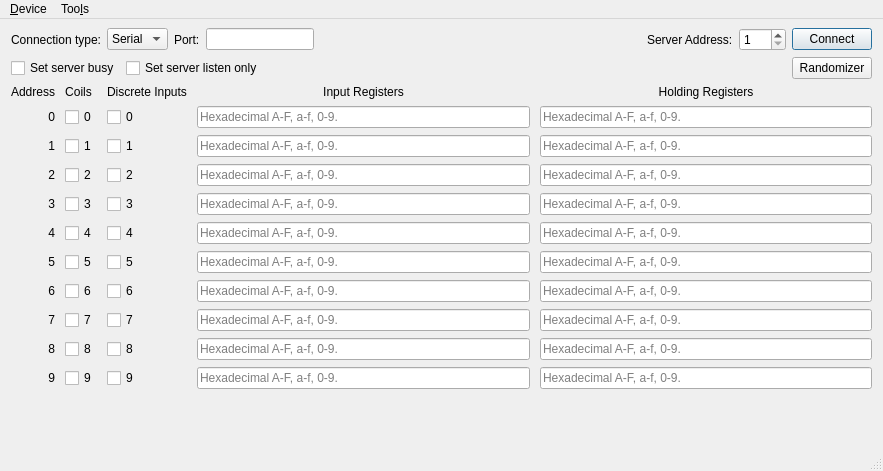
<?xml version="1.0" encoding="UTF-8"?>
<ui version="4.0">
 <class>MainWindow</class>
 <widget class="QMainWindow" name="MainWindow">
  <property name="geometry">
   <rect>
    <x>0</x>
    <y>0</y>
    <width>883</width>
    <height>471</height>
   </rect>
  </property>
  <property name="windowTitle">
   <string>Modbus Server Example</string>
  </property>
  <widget class="QWidget" name="centralWidget">
   <layout class="QVBoxLayout" name="verticalLayout">
    <property name="topMargin">
     <number>9</number>
    </property>
    <property name="bottomMargin">
     <number>0</number>
    </property>
    <item>
     <layout class="QGridLayout" name="gridLayout">
      <item row="0" column="5">
       <widget class="QLabel" name="label_27">
        <property name="sizePolicy">
         <sizepolicy hsizetype="Maximum" vsizetype="Preferred">
          <horstretch>0</horstretch>
          <verstretch>0</verstretch>
         </sizepolicy>
        </property>
        <property name="text">
         <string>Server Address:</string>
        </property>
       </widget>
      </item>
      <item row="0" column="7">
       <widget class="QPushButton" name="connectButton">
        <property name="sizePolicy">
         <sizepolicy hsizetype="Maximum" vsizetype="Fixed">
          <horstretch>0</horstretch>
          <verstretch>0</verstretch>
         </sizepolicy>
        </property>
        <property name="text">
         <string>Connect</string>
        </property>
        <property name="checkable">
         <bool>false</bool>
        </property>
        <property name="autoDefault">
         <bool>false</bool>
        </property>
        <property name="default">
         <bool>true</bool>
        </property>
       </widget>
      </item>
      <item row="0" column="6">
       <widget class="QSpinBox" name="serverEdit">
        <property name="sizePolicy">
         <sizepolicy hsizetype="Maximum" vsizetype="Fixed">
          <horstretch>0</horstretch>
          <verstretch>0</verstretch>
         </sizepolicy>
        </property>
        <property name="minimum">
         <number>1</number>
        </property>
        <property name="maximum">
         <number>247</number>
        </property>
       </widget>
      </item>
      <item row="0" column="4">
       <spacer name="horizontalSpacer">
        <property name="orientation">
         <enum>Qt::Horizontal</enum>
        </property>
        <property name="sizeHint" stdset="0">
         <size>
          <width>40</width>
          <height>20</height>
         </size>
        </property>
       </spacer>
      </item>
      <item row="0" column="1">
       <widget class="QComboBox" name="connectType">
        <item>
         <property name="text">
          <string>Serial</string>
         </property>
        </item>
        <item>
         <property name="text">
          <string>TCP</string>
         </property>
        </item>
       </widget>
      </item>
      <item row="0" column="2">
       <widget class="QLabel" name="label_2">
        <property name="sizePolicy">
         <sizepolicy hsizetype="Maximum" vsizetype="Preferred">
          <horstretch>0</horstretch>
          <verstretch>0</verstretch>
         </sizepolicy>
        </property>
        <property name="text">
         <string>Port:</string>
        </property>
       </widget>
      </item>
      <item row="0" column="0">
       <widget class="QLabel" name="label">
        <property name="text">
         <string>Connection type:</string>
        </property>
       </widget>
      </item>
      <item row="0" column="3">
       <widget class="QLineEdit" name="portEdit">
        <property name="sizePolicy">
         <sizepolicy hsizetype="Preferred" vsizetype="Fixed">
          <horstretch>0</horstretch>
          <verstretch>0</verstretch>
         </sizepolicy>
        </property>
       </widget>
      </item>
     </layout>
    </item>
    <item>
     <layout class="QHBoxLayout" name="horizontalLayout">
      <item>
       <widget class="QCheckBox" name="setBusyBox">
        <property name="text">
         <string>Set server busy</string>
        </property>
       </widget>
      </item>
      <item>
       <widget class="QCheckBox" name="listenOnlyBox">
        <property name="text">
         <string>Set server listen only</string>
        </property>
       </widget>
      </item>
      <item>
       <spacer name="horizontalSpacer_2">
        <property name="orientation">
         <enum>Qt::Horizontal</enum>
        </property>
        <property name="sizeHint" stdset="0">
         <size>
          <width>40</width>
          <height>20</height>
         </size>
        </property>
       </spacer>
      </item>
      <item>
       <widget class="QPushButton" name="randomizer">
        <property name="text">
         <string>Randomizer</string>
        </property>
        <property name="checkable">
         <bool>true</bool>
        </property>
       </widget>
      </item>
     </layout>
    </item>
    <item>
     <spacer name="verticalSpacer">
      <property name="orientation">
       <enum>Qt::Vertical</enum>
      </property>
      <property name="sizeType">
       <enum>QSizePolicy::Maximum</enum>
      </property>
      <property name="sizeHint" stdset="0">
       <size>
        <width>20</width>
        <height>0</height>
       </size>
      </property>
     </spacer>
    </item>
    <item>
     <layout class="QGridLayout" name="gridLayout_2" rowstretch="0,0,0,0,0,0,0,0,0,0,0" columnstretch="0,0,0,0,0">
      <property name="sizeConstraint">
       <enum>QLayout::SetDefaultConstraint</enum>
      </property>
      <property name="bottomMargin">
       <number>0</number>
      </property>
      <property name="horizontalSpacing">
       <number>10</number>
      </property>
      <property name="verticalSpacing">
       <number>7</number>
      </property>
      <item row="0" column="2">
       <widget class="QLabel" name="discreteInputs">
        <property name="text">
         <string>Discrete Inputs</string>
        </property>
        <property name="alignment">
         <set>Qt::AlignCenter</set>
        </property>
       </widget>
      </item>
      <item row="0" column="1">
       <widget class="QLabel" name="coils">
        <property name="sizePolicy">
         <sizepolicy hsizetype="Maximum" vsizetype="Preferred">
          <horstretch>0</horstretch>
          <verstretch>0</verstretch>
         </sizepolicy>
        </property>
        <property name="text">
         <string>Coils</string>
        </property>
        <property name="alignment">
         <set>Qt::AlignCenter</set>
        </property>
       </widget>
      </item>
      <item row="10" column="3">
       <widget class="QLineEdit" name="inReg_9">
        <property name="maxLength">
         <number>32767</number>
        </property>
        <property name="placeholderText">
         <string>Hexadecimal A-F, a-f, 0-9.</string>
        </property>
       </widget>
      </item>
      <item row="10" column="4">
       <widget class="QLineEdit" name="holdReg_9">
        <property name="maxLength">
         <number>32767</number>
        </property>
        <property name="placeholderText">
         <string>Hexadecimal A-F, a-f, 0-9.</string>
        </property>
       </widget>
      </item>
      <item row="6" column="0">
       <widget class="QLabel" name="label_12">
        <property name="text">
         <string>5</string>
        </property>
        <property name="alignment">
         <set>Qt::AlignRight|Qt::AlignTrailing|Qt::AlignVCenter</set>
        </property>
       </widget>
      </item>
      <item row="6" column="1">
       <widget class="QCheckBox" name="coils_5">
        <property name="sizePolicy">
         <sizepolicy hsizetype="Maximum" vsizetype="Fixed">
          <horstretch>0</horstretch>
          <verstretch>0</verstretch>
         </sizepolicy>
        </property>
        <property name="text">
         <string>5</string>
        </property>
       </widget>
      </item>
      <item row="6" column="2">
       <widget class="QCheckBox" name="disc_5">
        <property name="text">
         <string>5</string>
        </property>
       </widget>
      </item>
      <item row="6" column="3">
       <widget class="QLineEdit" name="inReg_5">
        <property name="maxLength">
         <number>32767</number>
        </property>
        <property name="placeholderText">
         <string>Hexadecimal A-F, a-f, 0-9.</string>
        </property>
       </widget>
      </item>
      <item row="6" column="4">
       <widget class="QLineEdit" name="holdReg_5">
        <property name="maxLength">
         <number>32767</number>
        </property>
        <property name="placeholderText">
         <string>Hexadecimal A-F, a-f, 0-9.</string>
        </property>
       </widget>
      </item>
      <item row="7" column="0">
       <widget class="QLabel" name="label_13">
        <property name="text">
         <string>6</string>
        </property>
        <property name="alignment">
         <set>Qt::AlignRight|Qt::AlignTrailing|Qt::AlignVCenter</set>
        </property>
       </widget>
      </item>
      <item row="7" column="1">
       <widget class="QCheckBox" name="coils_6">
        <property name="sizePolicy">
         <sizepolicy hsizetype="Maximum" vsizetype="Fixed">
          <horstretch>0</horstretch>
          <verstretch>0</verstretch>
         </sizepolicy>
        </property>
        <property name="text">
         <string>6</string>
        </property>
       </widget>
      </item>
      <item row="7" column="2">
       <widget class="QCheckBox" name="disc_6">
        <property name="text">
         <string>6</string>
        </property>
       </widget>
      </item>
      <item row="7" column="3">
       <widget class="QLineEdit" name="inReg_6">
        <property name="maxLength">
         <number>32767</number>
        </property>
        <property name="placeholderText">
         <string>Hexadecimal A-F, a-f, 0-9.</string>
        </property>
       </widget>
      </item>
      <item row="7" column="4">
       <widget class="QLineEdit" name="holdReg_6">
        <property name="maxLength">
         <number>32767</number>
        </property>
        <property name="placeholderText">
         <string>Hexadecimal A-F, a-f, 0-9.</string>
        </property>
       </widget>
      </item>
      <item row="8" column="0">
       <widget class="QLabel" name="label_14">
        <property name="text">
         <string>7</string>
        </property>
        <property name="alignment">
         <set>Qt::AlignRight|Qt::AlignTrailing|Qt::AlignVCenter</set>
        </property>
       </widget>
      </item>
      <item row="8" column="1">
       <widget class="QCheckBox" name="coils_7">
        <property name="sizePolicy">
         <sizepolicy hsizetype="Maximum" vsizetype="Fixed">
          <horstretch>0</horstretch>
          <verstretch>0</verstretch>
         </sizepolicy>
        </property>
        <property name="text">
         <string>7</string>
        </property>
       </widget>
      </item>
      <item row="8" column="2">
       <widget class="QCheckBox" name="disc_7">
        <property name="text">
         <string>7</string>
        </property>
       </widget>
      </item>
      <item row="4" column="1">
       <widget class="QCheckBox" name="coils_3">
        <property name="sizePolicy">
         <sizepolicy hsizetype="Maximum" vsizetype="Fixed">
          <horstretch>0</horstretch>
          <verstretch>0</verstretch>
         </sizepolicy>
        </property>
        <property name="text">
         <string>3</string>
        </property>
       </widget>
      </item>
      <item row="4" column="2">
       <widget class="QCheckBox" name="disc_3">
        <property name="text">
         <string>3</string>
        </property>
       </widget>
      </item>
      <item row="5" column="1">
       <widget class="QCheckBox" name="coils_4">
        <property name="sizePolicy">
         <sizepolicy hsizetype="Maximum" vsizetype="Fixed">
          <horstretch>0</horstretch>
          <verstretch>0</verstretch>
         </sizepolicy>
        </property>
        <property name="text">
         <string>4</string>
        </property>
       </widget>
      </item>
      <item row="5" column="2">
       <widget class="QCheckBox" name="disc_4">
        <property name="text">
         <string>4</string>
        </property>
       </widget>
      </item>
      <item row="5" column="3">
       <widget class="QLineEdit" name="inReg_4">
        <property name="maxLength">
         <number>32767</number>
        </property>
        <property name="placeholderText">
         <string>Hexadecimal A-F, a-f, 0-9.</string>
        </property>
       </widget>
      </item>
      <item row="5" column="4">
       <widget class="QLineEdit" name="holdReg_4">
        <property name="maxLength">
         <number>32767</number>
        </property>
        <property name="placeholderText">
         <string>Hexadecimal A-F, a-f, 0-9.</string>
        </property>
       </widget>
      </item>
      <item row="1" column="0">
       <widget class="QLabel" name="label_21">
        <property name="text">
         <string>0</string>
        </property>
        <property name="alignment">
         <set>Qt::AlignRight|Qt::AlignTrailing|Qt::AlignVCenter</set>
        </property>
       </widget>
      </item>
      <item row="0" column="0">
       <widget class="QLabel" name="address">
        <property name="text">
         <string>Address</string>
        </property>
        <property name="alignment">
         <set>Qt::AlignCenter</set>
        </property>
       </widget>
      </item>
      <item row="4" column="0">
       <widget class="QLabel" name="label_11">
        <property name="text">
         <string>3</string>
        </property>
        <property name="alignment">
         <set>Qt::AlignRight|Qt::AlignTrailing|Qt::AlignVCenter</set>
        </property>
       </widget>
      </item>
      <item row="8" column="3">
       <widget class="QLineEdit" name="inReg_7">
        <property name="maxLength">
         <number>32767</number>
        </property>
        <property name="placeholderText">
         <string>Hexadecimal A-F, a-f, 0-9.</string>
        </property>
       </widget>
      </item>
      <item row="8" column="4">
       <widget class="QLineEdit" name="holdReg_7">
        <property name="maxLength">
         <number>32767</number>
        </property>
        <property name="placeholderText">
         <string>Hexadecimal A-F, a-f, 0-9.</string>
        </property>
       </widget>
      </item>
      <item row="9" column="0">
       <widget class="QLabel" name="label_15">
        <property name="text">
         <string>8</string>
        </property>
        <property name="alignment">
         <set>Qt::AlignRight|Qt::AlignTrailing|Qt::AlignVCenter</set>
        </property>
       </widget>
      </item>
      <item row="9" column="1">
       <widget class="QCheckBox" name="coils_8">
        <property name="sizePolicy">
         <sizepolicy hsizetype="Maximum" vsizetype="Fixed">
          <horstretch>0</horstretch>
          <verstretch>0</verstretch>
         </sizepolicy>
        </property>
        <property name="text">
         <string>8</string>
        </property>
       </widget>
      </item>
      <item row="4" column="3">
       <widget class="QLineEdit" name="inReg_3">
        <property name="maxLength">
         <number>32767</number>
        </property>
        <property name="placeholderText">
         <string>Hexadecimal A-F, a-f, 0-9.</string>
        </property>
       </widget>
      </item>
      <item row="4" column="4">
       <widget class="QLineEdit" name="holdReg_3">
        <property name="maxLength">
         <number>32767</number>
        </property>
        <property name="placeholderText">
         <string>Hexadecimal A-F, a-f, 0-9.</string>
        </property>
       </widget>
      </item>
      <item row="5" column="0">
       <widget class="QLabel" name="label_8">
        <property name="text">
         <string>4</string>
        </property>
        <property name="alignment">
         <set>Qt::AlignRight|Qt::AlignTrailing|Qt::AlignVCenter</set>
        </property>
       </widget>
      </item>
      <item row="9" column="2">
       <widget class="QCheckBox" name="disc_8">
        <property name="text">
         <string>8</string>
        </property>
       </widget>
      </item>
      <item row="9" column="3">
       <widget class="QLineEdit" name="inReg_8">
        <property name="maxLength">
         <number>32767</number>
        </property>
        <property name="placeholderText">
         <string>Hexadecimal A-F, a-f, 0-9.</string>
        </property>
       </widget>
      </item>
      <item row="9" column="4">
       <widget class="QLineEdit" name="holdReg_8">
        <property name="maxLength">
         <number>32767</number>
        </property>
        <property name="placeholderText">
         <string>Hexadecimal A-F, a-f, 0-9.</string>
        </property>
       </widget>
      </item>
      <item row="10" column="0">
       <widget class="QLabel" name="label_16">
        <property name="text">
         <string>9</string>
        </property>
        <property name="alignment">
         <set>Qt::AlignRight|Qt::AlignTrailing|Qt::AlignVCenter</set>
        </property>
       </widget>
      </item>
      <item row="10" column="1">
       <widget class="QCheckBox" name="coils_9">
        <property name="sizePolicy">
         <sizepolicy hsizetype="Maximum" vsizetype="Fixed">
          <horstretch>0</horstretch>
          <verstretch>0</verstretch>
         </sizepolicy>
        </property>
        <property name="text">
         <string>9</string>
        </property>
       </widget>
      </item>
      <item row="10" column="2">
       <widget class="QCheckBox" name="disc_9">
        <property name="text">
         <string>9</string>
        </property>
       </widget>
      </item>
      <item row="2" column="1">
       <widget class="QCheckBox" name="coils_1">
        <property name="sizePolicy">
         <sizepolicy hsizetype="Maximum" vsizetype="Fixed">
          <horstretch>0</horstretch>
          <verstretch>0</verstretch>
         </sizepolicy>
        </property>
        <property name="text">
         <string>1</string>
        </property>
       </widget>
      </item>
      <item row="2" column="3">
       <widget class="QLineEdit" name="inReg_1">
        <property name="maxLength">
         <number>32767</number>
        </property>
        <property name="placeholderText">
         <string>Hexadecimal A-F, a-f, 0-9.</string>
        </property>
       </widget>
      </item>
      <item row="2" column="4">
       <widget class="QLineEdit" name="holdReg_1">
        <property name="maxLength">
         <number>32767</number>
        </property>
        <property name="placeholderText">
         <string>Hexadecimal A-F, a-f, 0-9.</string>
        </property>
       </widget>
      </item>
      <item row="1" column="1">
       <widget class="QCheckBox" name="coils_0">
        <property name="sizePolicy">
         <sizepolicy hsizetype="Maximum" vsizetype="Fixed">
          <horstretch>0</horstretch>
          <verstretch>0</verstretch>
         </sizepolicy>
        </property>
        <property name="text">
         <string>0</string>
        </property>
       </widget>
      </item>
      <item row="1" column="2">
       <widget class="QCheckBox" name="disc_0">
        <property name="text">
         <string>0</string>
        </property>
       </widget>
      </item>
      <item row="0" column="3">
       <widget class="QLabel" name="inputRegisters">
        <property name="text">
         <string>Input Registers</string>
        </property>
        <property name="scaledContents">
         <bool>false</bool>
        </property>
        <property name="alignment">
         <set>Qt::AlignCenter</set>
        </property>
       </widget>
      </item>
      <item row="1" column="3">
       <widget class="QLineEdit" name="inReg_0">
        <property name="sizePolicy">
         <sizepolicy hsizetype="Expanding" vsizetype="Fixed">
          <horstretch>0</horstretch>
          <verstretch>0</verstretch>
         </sizepolicy>
        </property>
        <property name="maxLength">
         <number>32767</number>
        </property>
        <property name="placeholderText">
         <string>Hexadecimal A-F, a-f, 0-9.</string>
        </property>
       </widget>
      </item>
      <item row="1" column="4">
       <widget class="QLineEdit" name="holdReg_0">
        <property name="maxLength">
         <number>32767</number>
        </property>
        <property name="placeholderText">
         <string>Hexadecimal A-F, a-f, 0-9.</string>
        </property>
       </widget>
      </item>
      <item row="2" column="0">
       <widget class="QLabel" name="label_22">
        <property name="text">
         <string>1</string>
        </property>
        <property name="alignment">
         <set>Qt::AlignRight|Qt::AlignTrailing|Qt::AlignVCenter</set>
        </property>
       </widget>
      </item>
      <item row="2" column="2">
       <widget class="QCheckBox" name="disc_1">
        <property name="text">
         <string>1</string>
        </property>
       </widget>
      </item>
      <item row="3" column="2">
       <widget class="QCheckBox" name="disc_2">
        <property name="text">
         <string>2</string>
        </property>
       </widget>
      </item>
      <item row="3" column="0">
       <widget class="QLabel" name="label_23">
        <property name="text">
         <string>2</string>
        </property>
        <property name="alignment">
         <set>Qt::AlignRight|Qt::AlignTrailing|Qt::AlignVCenter</set>
        </property>
       </widget>
      </item>
      <item row="3" column="1">
       <widget class="QCheckBox" name="coils_2">
        <property name="sizePolicy">
         <sizepolicy hsizetype="Maximum" vsizetype="Fixed">
          <horstretch>0</horstretch>
          <verstretch>0</verstretch>
         </sizepolicy>
        </property>
        <property name="text">
         <string>2</string>
        </property>
       </widget>
      </item>
      <item row="3" column="4">
       <widget class="QLineEdit" name="holdReg_2">
        <property name="maxLength">
         <number>32767</number>
        </property>
        <property name="placeholderText">
         <string>Hexadecimal A-F, a-f, 0-9.</string>
        </property>
       </widget>
      </item>
      <item row="3" column="3">
       <widget class="QLineEdit" name="inReg_2">
        <property name="maxLength">
         <number>32767</number>
        </property>
        <property name="placeholderText">
         <string>Hexadecimal A-F, a-f, 0-9.</string>
        </property>
       </widget>
      </item>
      <item row="0" column="4">
       <widget class="QLabel" name="holdingRegisters">
        <property name="text">
         <string>Holding Registers</string>
        </property>
        <property name="alignment">
         <set>Qt::AlignCenter</set>
        </property>
       </widget>
      </item>
     </layout>
    </item>
    <item>
     <spacer name="verticalSpacer_2">
      <property name="orientation">
       <enum>Qt::Vertical</enum>
      </property>
      <property name="sizeType">
       <enum>QSizePolicy::MinimumExpanding</enum>
      </property>
      <property name="sizeHint" stdset="0">
       <size>
        <width>20</width>
        <height>0</height>
       </size>
      </property>
     </spacer>
    </item>
   </layout>
  </widget>
  <widget class="QStatusBar" name="statusBar"/>
  <widget class="QMenuBar" name="menuBar">
   <property name="geometry">
    <rect>
     <x>0</x>
     <y>0</y>
     <width>883</width>
     <height>22</height>
    </rect>
   </property>
   <widget class="QMenu" name="menu_Device">
    <property name="title">
     <string>&amp;Device</string>
    </property>
    <addaction name="actionConnect"/>
    <addaction name="actionDisconnect"/>
    <addaction name="separator"/>
    <addaction name="actionExit"/>
   </widget>
   <widget class="QMenu" name="menuToo_ls">
    <property name="title">
     <string>Too&amp;ls</string>
    </property>
    <addaction name="actionOptions"/>
   </widget>
   <addaction name="menu_Device"/>
   <addaction name="menuToo_ls"/>
  </widget>
  <action name="actionConnect">
   <property name="icon">
    <iconset resource="device-simulator.qrc">
     <normaloff>:/images/connect.png</normaloff>:/images/connect.png</iconset>
   </property>
   <property name="text">
    <string>&amp;Connect</string>
   </property>
  </action>
  <action name="actionDisconnect">
   <property name="icon">
    <iconset resource="device-simulator.qrc">
     <normaloff>:/images/disconnect.png</normaloff>:/images/disconnect.png</iconset>
   </property>
   <property name="text">
    <string>&amp;Disconnect</string>
   </property>
  </action>
  <action name="actionExit">
   <property name="icon">
    <iconset resource="device-simulator.qrc">
     <normaloff>:/images/application-exit.png</normaloff>:/images/application-exit.png</iconset>
   </property>
   <property name="text">
    <string>&amp;Quit</string>
   </property>
  </action>
  <action name="actionOptions">
   <property name="icon">
    <iconset resource="device-simulator.qrc">
     <normaloff>:/images/settings.png</normaloff>:/images/settings.png</iconset>
   </property>
   <property name="text">
    <string>&amp;Options</string>
   </property>
  </action>
 </widget>
 <layoutdefault spacing="6" margin="11"/>
 <tabstops>
  <tabstop>connectType</tabstop>
  <tabstop>portEdit</tabstop>
  <tabstop>serverEdit</tabstop>
  <tabstop>connectButton</tabstop>
  <tabstop>coils_0</tabstop>
  <tabstop>disc_0</tabstop>
  <tabstop>inReg_0</tabstop>
  <tabstop>holdReg_0</tabstop>
  <tabstop>coils_1</tabstop>
  <tabstop>disc_1</tabstop>
  <tabstop>inReg_1</tabstop>
  <tabstop>holdReg_1</tabstop>
  <tabstop>coils_2</tabstop>
  <tabstop>disc_2</tabstop>
  <tabstop>inReg_2</tabstop>
  <tabstop>holdReg_2</tabstop>
  <tabstop>coils_3</tabstop>
  <tabstop>disc_3</tabstop>
  <tabstop>inReg_3</tabstop>
  <tabstop>holdReg_3</tabstop>
  <tabstop>coils_4</tabstop>
  <tabstop>disc_4</tabstop>
  <tabstop>inReg_4</tabstop>
  <tabstop>holdReg_4</tabstop>
  <tabstop>coils_5</tabstop>
  <tabstop>disc_5</tabstop>
  <tabstop>inReg_5</tabstop>
  <tabstop>holdReg_5</tabstop>
  <tabstop>coils_6</tabstop>
  <tabstop>disc_6</tabstop>
  <tabstop>inReg_6</tabstop>
  <tabstop>holdReg_6</tabstop>
  <tabstop>coils_7</tabstop>
  <tabstop>disc_7</tabstop>
  <tabstop>inReg_7</tabstop>
  <tabstop>holdReg_7</tabstop>
  <tabstop>coils_8</tabstop>
  <tabstop>disc_8</tabstop>
  <tabstop>inReg_8</tabstop>
  <tabstop>holdReg_8</tabstop>
  <tabstop>coils_9</tabstop>
  <tabstop>disc_9</tabstop>
  <tabstop>inReg_9</tabstop>
  <tabstop>holdReg_9</tabstop>
 </tabstops>
 <resources>
  <include location="device-simulator.qrc"/>
 </resources>
 <connections/>
</ui>
